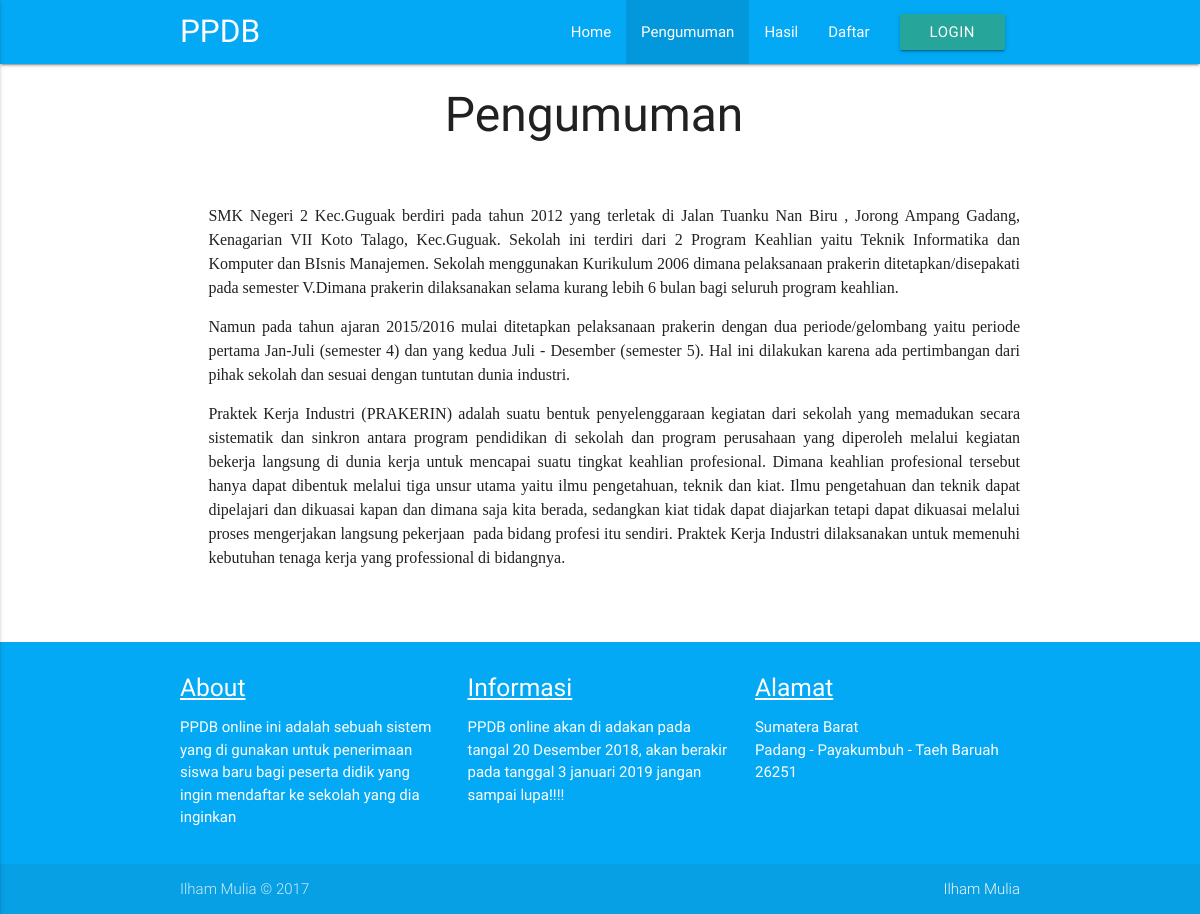
The page /index.php/home/pengumuman on the database its author committed.
### tables this page shows
CREATE TABLE IF NOT EXISTS `config` (
`id` int(11) NOT NULL,
  `judul` varchar(200) NOT NULL,
  `text_home` text NOT NULL,
  `text_pengumuman` text NOT NULL,
  `about` text NOT NULL,
  `informasi` text NOT NULL,
  `alamat` text NOT NULL,
  `pemilik` varchar(200) NOT NULL
);

### application/models/tampil_m.php (called while the page is built, shortened)
<?php
class Tampil_m extends CI_Model{
  function data_tampil(){
    return $this->db->get('config');
  }
}

### application/controllers/home.php (called while the page is built, shortened)
<?php
class Home extends CI_Controller {
  public function __construct()
  {
    $this->load->model('login_m');
    $this->load->model('daftar_m');
    $this->load->model('tampil_m');
  }
  public function pengumuman()
	{
  $data['data'] = $this->tampil_m->data_tampil()->result();
  $this->load->view('pengumuman', $data);
	}
}

### index.php (called while the page is built, shortened)
<?php
require_once BASEPATH.'core/CodeIgniter.php';

### application/views/pengumuman.php (the view, shortened to what this page needs)
<?php
foreach ($data as $tampil) {
  ?>
<html lang="en">
<head>
  <link href="<?php echo base_url('materialize/css/materialize.css'); ?>" type="text/css" rel="stylesheet" media="screen,projection"/>
  <link href="<?php echo base_url('materialize/css/materialize.min.css'); ?>" type="text/css" rel="stylesheet" media="screen,projection"/>
</head>
<body>
<div class="navbar-fixed">
  <nav class="light-blue">
    <div class="container">
    <div class="nav-wrapper">
      <a href="#" class="brand-logo"><?php echo $tampil->judul; ?></a>
      <ul class="right hide-on-med-and-down">
        <li><a href="<?php echo base_url()?>" >Home</a></li>
        <li class="active"><a href="<?php echo base_url('index.php/home/pengumuman')?>">Pengumuman</a></li>
        <li><a href="<?php echo base_url('index.php/home/hasil')?>">Hasil</a></li>
        <li><a href="<?php echo base_url('index.php/home/daftar')?>">Daftar</a></li>
        <li><a class="waves-effect waves-light btn" href="<?php echo base_url('index.php/home/login')?>">Login</a></li>
      </ul>
    </div>
    </div>
  </nav>
</div>
<div class="container">
  <div class="row">
    <div class="col s12">
      <p>
        <?php echo $tampil->text_pengumuman; ?>
        </p>
    </div>
  </div>
</div>
<?php include 'footer.php'; ?>
<?php } ?>

### application/views/footer.php (shortened to what this page needs)
<?php
foreach ($data as $tampil) {
  ?>
<footer class=" light-blue page-footer" class="">
  <div class="container">
    <div class="row">
      <div class="col s4">
        <h5><u>About</u></h5>
        <p>
            <?php echo $tampil->about; ?>
        </p>
      </div>
      <div class="col s4">
          <h5><u>Informasi</u></h5>
          <p>
              <?php echo $tampil->informasi; ?>
          </p>
      </div>
      <div class="col s4">
        <h5><u>Alamat</u></h5>
        <p>
            <?php echo $tampil->alamat; ?>
        </p>
      </div>
    </div>
  </div>
  <div class="footer-copyright">
    <div class="container">
     <?php echo $tampil->pemilik; ?> &copy; 2017
      <a class="grey-text text-lighten-4 right" href=""><?php echo $tampil->pemilik; ?></a>
    </div>
  </div>
</footer>
  </body>
</html>
<?php } ?>

### rows shown on the page
config: judul "PPDB", text_pengumuman "Pengumuman SMK Negeri 2 Kec.Guguak berdiri pada tahun 2012 yang terletak di Jalan Tuanku Nan Biru , Jorong Ampang Gadang, Kenagarian VII Koto Talago, Kec.Guguak. Sekolah ini terdiri dari 2 Program Keahlian yaitu Teknik Informatika dan Komputer dan BIsnis Manajemen. Sekolah menggunakan Kurikulum 2006 dimana pelaksanaan prakerin ditetapkan/disepakati pada semester V.Dimana prakerin dilaksanakan selama kurang lebih 6 bulan bagi seluruh program keahlian. Namun pada tahun ajaran 2015/2016 mulai ditetapkan pelaksanaan prakerin dengan dua periode/gelombang yaitu periode pertama Jan-Juli (semester 4) dan yang kedua Juli - Desember (semester 5). Hal ini dilakukan karena ada pertimbangan dari pihak…", about "PPDB online ini adalah sebuah sistem yang di gunakan untuk penerimaan siswa baru bagi peserta didik yang ingin mendaftar ke sekolah yang dia inginkan", informasi "PPDB online akan di adakan pada tangal 20 Desember 2018, akan berakir pada tanggal 3 januari 2019 jangan sampai lupa!!!!", alamat "Sumatera Barat Padang - Payakumbuh - Taeh Baruah 26251", pemilik "Ilham Mulia"
